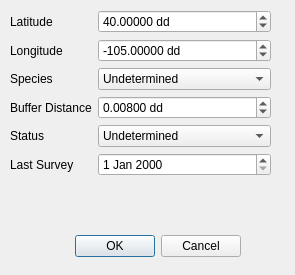
<?xml version="1.0" encoding="UTF-8"?>
<ui version="4.0">
 <class>NewRaptorDialogBase</class>
 <widget class="QDialog" name="NewRaptorDialogBase">
  <property name="geometry">
   <rect>
    <x>0</x>
    <y>0</y>
    <width>295</width>
    <height>275</height>
   </rect>
  </property>
  <property name="windowTitle">
   <string>Add New Raptor</string>
  </property>
  <widget class="QDialogButtonBox" name="button_box">
   <property name="geometry">
    <rect>
     <x>40</x>
     <y>230</y>
     <width>201</width>
     <height>32</height>
    </rect>
   </property>
   <property name="orientation">
    <enum>Qt::Horizontal</enum>
   </property>
   <property name="standardButtons">
    <set>QDialogButtonBox::Cancel|QDialogButtonBox::Ok</set>
   </property>
  </widget>
  <widget class="QWidget" name="formLayoutWidget">
   <property name="geometry">
    <rect>
     <x>10</x>
     <y>10</y>
     <width>261</width>
     <height>201</height>
    </rect>
   </property>
   <layout class="QFormLayout" name="lytForm">
    <item row="0" column="0">
     <widget class="QLabel" name="latitudeLabel">
      <property name="text">
       <string>Latitude</string>
      </property>
     </widget>
    </item>
    <item row="0" column="1">
     <widget class="QDoubleSpinBox" name="spbLatitude">
      <property name="suffix">
       <string> dd</string>
      </property>
      <property name="decimals">
       <number>5</number>
      </property>
      <property name="minimum">
       <double>-90.000000000000000</double>
      </property>
      <property name="maximum">
       <double>90.000000000000000</double>
      </property>
      <property name="singleStep">
       <double>0.001000000000000</double>
      </property>
      <property name="value">
       <double>40.000000000000000</double>
      </property>
     </widget>
    </item>
    <item row="1" column="0">
     <widget class="QLabel" name="longitudeLabel">
      <property name="text">
       <string>Longitude</string>
      </property>
     </widget>
    </item>
    <item row="1" column="1">
     <widget class="QDoubleSpinBox" name="spbLongitude">
      <property name="suffix">
       <string> dd</string>
      </property>
      <property name="decimals">
       <number>5</number>
      </property>
      <property name="minimum">
       <double>-180.000000000000000</double>
      </property>
      <property name="maximum">
       <double>180.000000000000000</double>
      </property>
      <property name="singleStep">
       <double>0.001000000000000</double>
      </property>
      <property name="value">
       <double>-105.000000000000000</double>
      </property>
     </widget>
    </item>
    <item row="2" column="0">
     <widget class="QLabel" name="speciesLabel">
      <property name="text">
       <string>Species</string>
      </property>
     </widget>
    </item>
    <item row="2" column="1">
     <widget class="QComboBox" name="cmbSpecies">
      <item>
       <property name="text">
        <string>Undetermined</string>
       </property>
      </item>
      <item>
       <property name="text">
        <string>Red-tail Hawk</string>
       </property>
      </item>
      <item>
       <property name="text">
        <string>Swainsons Hawk</string>
       </property>
      </item>
      <item>
       <property name="text">
        <string>Northern Harrier</string>
       </property>
      </item>
     </widget>
    </item>
    <item row="3" column="0">
     <widget class="QLabel" name="bufferDistanceLabel">
      <property name="text">
       <string>Buffer Distance</string>
      </property>
     </widget>
    </item>
    <item row="3" column="1">
     <widget class="QDoubleSpinBox" name="spbBuffer">
      <property name="suffix">
       <string> dd</string>
      </property>
      <property name="decimals">
       <number>5</number>
      </property>
      <property name="maximum">
       <double>1.000000000000000</double>
      </property>
      <property name="value">
       <double>0.008000000000000</double>
      </property>
     </widget>
    </item>
    <item row="4" column="0">
     <widget class="QLabel" name="statusLabel">
      <property name="text">
       <string>Status</string>
      </property>
     </widget>
    </item>
    <item row="4" column="1">
     <widget class="QComboBox" name="cmbStatus">
      <item>
       <property name="text">
        <string>Undetermined</string>
       </property>
      </item>
      <item>
       <property name="text">
        <string>Active</string>
       </property>
      </item>
      <item>
       <property name="text">
        <string>Inactive</string>
       </property>
      </item>
      <item>
       <property name="text">
        <string>Fledged</string>
       </property>
      </item>
     </widget>
    </item>
    <item row="5" column="0">
     <widget class="QLabel" name="lastSurveyLabel">
      <property name="text">
       <string>Last Survey</string>
      </property>
     </widget>
    </item>
    <item row="5" column="1">
     <widget class="QDateEdit" name="dteLast"/>
    </item>
   </layout>
  </widget>
 </widget>
 <resources/>
 <connections>
  <connection>
   <sender>button_box</sender>
   <signal>accepted()</signal>
   <receiver>NewRaptorDialogBase</receiver>
   <slot>accept()</slot>
   <hints>
    <hint type="sourcelabel">
     <x>20</x>
     <y>20</y>
    </hint>
    <hint type="destinationlabel">
     <x>20</x>
     <y>20</y>
    </hint>
   </hints>
  </connection>
  <connection>
   <sender>button_box</sender>
   <signal>rejected()</signal>
   <receiver>NewRaptorDialogBase</receiver>
   <slot>reject()</slot>
   <hints>
    <hint type="sourcelabel">
     <x>20</x>
     <y>20</y>
    </hint>
    <hint type="destinationlabel">
     <x>20</x>
     <y>20</y>
    </hint>
   </hints>
  </connection>
 </connections>
</ui>
